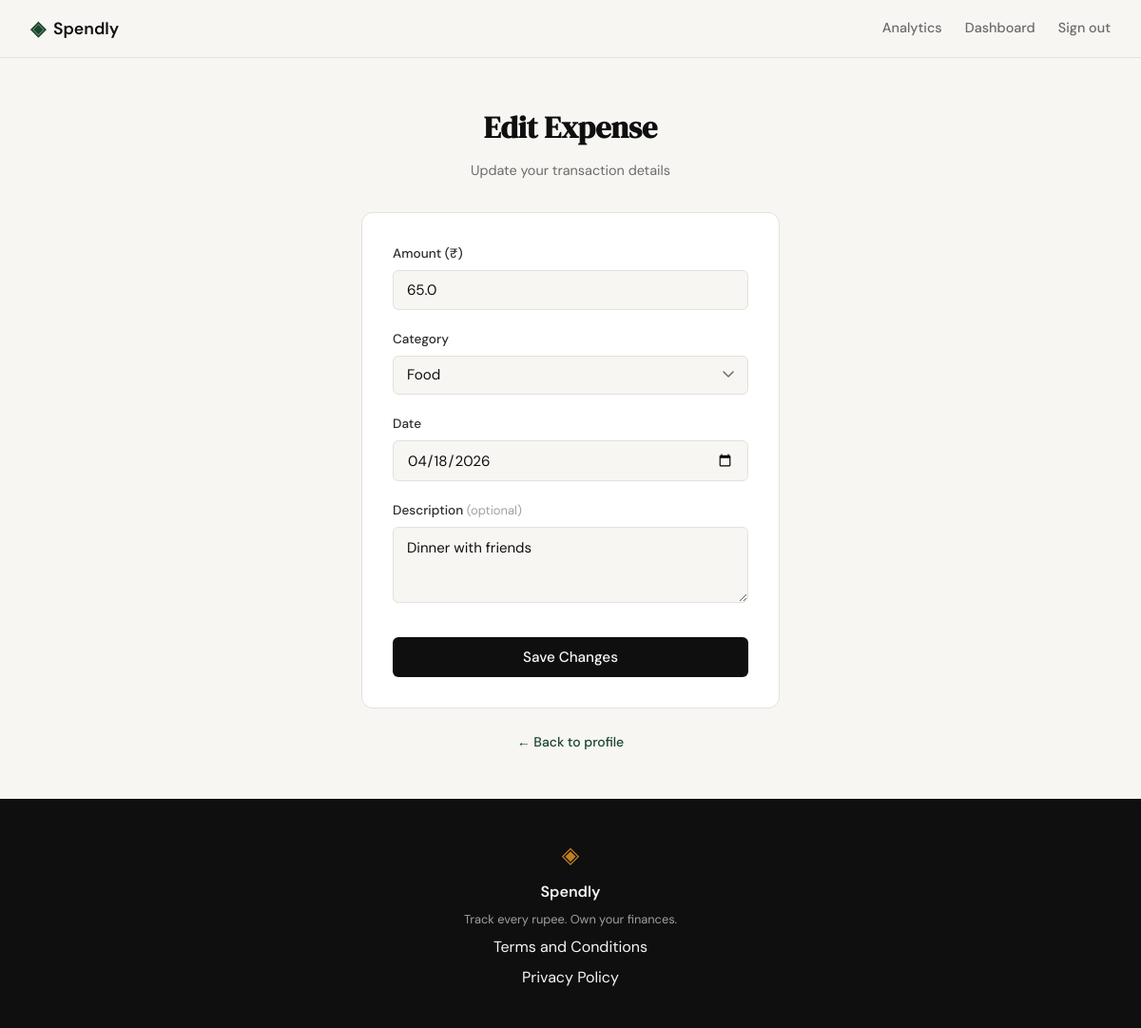
The page /expenses/8/edit (signed in) on the database as committed earlier.
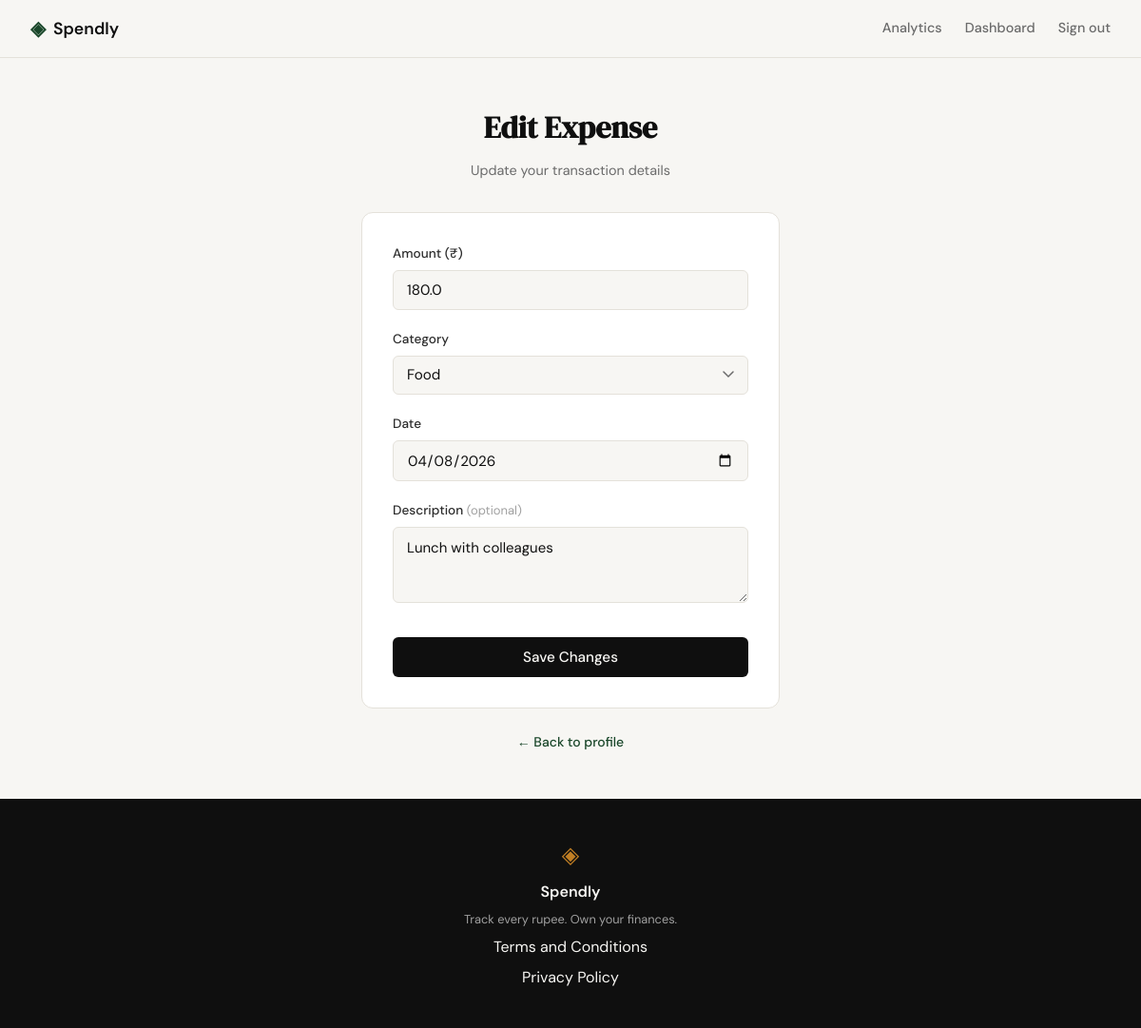
The same page on the database as committed later.
### tables this page shows
CREATE TABLE expenses (
            id          INTEGER PRIMARY KEY AUTOINCREMENT,
            user_id     INTEGER NOT NULL REFERENCES users(id),
            amount      REAL    NOT NULL,
            category    TEXT    NOT NULL,
            date        TEXT    NOT NULL,
            description TEXT,
            created_at  TEXT    DEFAULT (datetime('now'))
        );

### app.py (the view, shortened to what this page needs)
@app.route("/expenses/<int:id>/edit", methods=["GET", "POST"])
def edit_expense(id):
    if not session.get("user_id"):
        return redirect(url_for("login"))
    expense = get_expense_by_id(id, session["user_id"])
    if expense is None:
        abort(404)
    if request.method == "GET":
        return render_template(
            "edit_expense.html",
            expense=expense,
            categories=CATEGORIES,
            form={},
        )

### database/db.py (called while the page is built)
def get_db():
    conn = sqlite3.connect(DB_PATH)
    conn.row_factory = sqlite3.Row
    conn.execute("PRAGMA foreign_keys = ON")
    return conn

### database/queries.py (called while the page is built)
def get_expense_by_id(expense_id, user_id):
    conn = get_db()
    row = conn.execute(
        "SELECT id, amount, category, date, description "
        "FROM expenses WHERE id = ? AND user_id = ?",
        (expense_id, user_id),
    ).fetchone()
    conn.close()
    if row is None:
        return None
    return {
        "id": row["id"],
        "amount": row["amount"],
        "category": row["category"],
        "date": row["date"],
        "description": row["description"] or "",
    }

### templates/edit_expense.html (shortened to what this page needs)
{% extends "base.html" %}
{% block head %}
<link rel="stylesheet" href="{{ url_for('static', filename='css/add_expense.css') }}">
{% endblock %}
{% block content %}
<section class="auth-section">
    <div class="auth-container">
        <div class="auth-header">
            <h1 class="auth-title">Edit Expense</h1>
            <p class="auth-subtitle">Update your transaction details</p>
        </div>
        <div class="auth-card">
            <form method="POST" action="{{ url_for('edit_expense', id=expense.id) }}">
                <div class="form-group">
                    <label for="amount">Amount (₹)</label>
                    <input type="number" id="amount" name="amount"
                           class="form-input"
                           placeholder="0.00"
                           step="0.01" min="0.01"
                           value="{{ form.get('amount', expense.amount) }}"
                           required autofocus>
                </div>
                <div class="form-group">
                    <label for="category">Category</label>
                    {% set selected_cat = form.get('category', expense.category) %}
                    <select id="category" name="category" class="form-input form-select" required>
                        {% for c in categories %}
                        <option value="{{ c }}" {% if selected_cat == c %}selected{% endif %}>{{ c }}</option>
                        {% endfor %}
                    </select>
                </div>
                <div class="form-group">
                    <label for="date">Date</label>
                    <input type="date" id="date" name="date"
                           class="form-input"
                           value="{{ form.get('date', expense.date) }}"
                           required>
                </div>
                <div class="form-group">
                    <label for="description">Description <span class="field-optional">(optional)</span></label>
                    <textarea id="description" name="description"
                              class="form-input form-textarea"
                              placeholder="What was this for?"
                              maxlength="200">{{ form.get('description', expense.description) }}</textarea>
                </div>
                <button type="submit" class="btn-submit">Save Changes</button>
            </form>
        </div>
        <p class="auth-switch">
            <a href="{{ url_for('profile') }}">← Back to profile</a>
        </p>
    </div>
</section>
{% endblock %}

### templates/base.html (shortened to what this page needs)
<!DOCTYPE html>
<html lang="en">
<head>
    <link rel="stylesheet" href="{{ url_for('static', filename='css/style.css') }}">
    {% block head %}{% endblock %}
</head>
<body>
    <nav class="navbar">
        <div class="nav-inner">
            <a href="{{ url_for('landing') }}" class="nav-brand">
                <span class="brand-icon">◈</span>
                <span class="brand-name">Spendly</span>
            </a>
            <div class="nav-links">
                {% if session.user_id %}
                <a href="{{ url_for('analytics') }}" class="{{ 'nav-link-active' if request.endpoint == 'analytics' else '' }}">Analytics</a>
                <a href="{{ url_for('profile') }}" class="{{ 'nav-link-active' if request.endpoint == 'profile' else '' }}">Dashboard</a>
                <a href="{{ url_for('logout') }}">Sign out</a>
                {% else %}
                <a href="{{ url_for('login') }}">Sign in</a>
                <a href="{{ url_for('register') }}" class="nav-cta">Get started</a>
                {% endif %}
            </div>
        </div>
    </nav>
    <main class="main-content">
        {% block content %}{% endblock %}
    </main>
    <footer class="footer">
        <div class="footer-inner">
            <span class="brand-icon">◈</span>
            <span class="footer-name">Spendly</span>
            <p class="footer-copy">Track every rupee. Own your finances.</p>
            <a href="/terms">Terms and Conditions</a>
            <a href="/privacy">Privacy Policy</a>
        </div>
    </footer>
</body>
</html>

### static/css/style.css (style rules this page uses)
:root { --ink: #0f0f0f; --ink-soft: #2d2d2d; --ink-muted: #6b6b6b; --ink-faint: #a0a0a0; --paper: #f7f6f3; --paper-warm: #f0ede6; --paper-card: #ffffff; --accent: #1a472a; --accent-light: #e8f0eb; --accent-2: #c17f24; --accent-2-light: #fdf3e3; --danger: #c0392b; --danger-light: #fdecea; --border: #e4e1da; --border-soft: #eeebe4; --font-display: 'DM Serif Display', Georgia, serif; --font-body: 'DM Sans', system-ui, sans-serif; --max-width: 1200px; --auth-width: 440px; --radius-sm: 6px; --radius-md: 12px; --radius-lg: 20px; }
*, *::before, *::after { box-sizing: border-box; margin: 0; padding: 0; }
html { font-size: 16px; scroll-behavior: smooth; }
body { background: var(--paper); color: var(--ink); font-family: var(--font-body); font-size: 1rem; line-height: 1.6; -webkit-font-smoothing: antialiased; }
a { color: inherit; text-decoration: none; }
.navbar { position: sticky; top: 0; z-index: 100; background: var(--paper); border-bottom: 1px solid var(--border); padding: 0 2rem; }
.nav-inner { max-width: var(--max-width); margin: 0 auto; height: 60px; display: flex; align-items: center; justify-content: space-between; }
.nav-brand { display: flex; align-items: center; gap: 0.5rem; font-family: var(--font-body); font-weight: 600; font-size: 1.1rem; color: var(--ink); }
.brand-icon { color: var(--accent); font-size: 1.3rem; }
.brand-name { color: var(--ink); }
.nav-links { display: flex; align-items: center; gap: 1.5rem; font-size: 0.9rem; font-weight: 500; }
.nav-links a { color: var(--ink-muted); transition: color 0.2s; }
.main-content { min-height: calc(100vh - 60px - 100px); }
.auth-section { min-height: calc(100vh - 60px - 100px); display: flex; align-items: center; justify-content: center; padding: 3rem 2rem; }
.auth-container { width: 100%; max-width: var(--auth-width); }
.auth-header { text-align: center; margin-bottom: 2rem; }
.auth-title { font-family: var(--font-display); font-size: 2rem; color: var(--ink); margin-bottom: 0.5rem; }
.auth-subtitle { font-size: 0.9rem; color: var(--ink-muted); }
.auth-card { background: var(--paper-card); border: 1px solid var(--border); border-radius: var(--radius-md); padding: 2rem; margin-bottom: 1.5rem; }
.form-group { margin-bottom: 1.25rem; }
.form-group label { display: block; font-size: 0.85rem; font-weight: 500; color: var(--ink-soft); margin-bottom: 0.4rem; }
.form-input { width: 100%; padding: 0.6rem 0.875rem; border: 1px solid var(--border); border-radius: var(--radius-sm); font-family: var(--font-body); font-size: 0.95rem; color: var(--ink); background: var(--paper); outline: none; transition: border-color 0.2s; }
.form-input::placeholder { color: var(--ink-faint); }
.btn-submit { width: 100%; padding: 0.7rem; background: var(--ink); color: var(--paper); border: none; border-radius: var(--radius-sm); font-family: var(--font-body); font-size: 0.95rem; font-weight: 500; cursor: pointer; transition: background 0.2s; margin-top: 0.5rem; }
.auth-switch { text-align: center; font-size: 0.875rem; color: var(--ink-muted); }
.auth-switch a { color: var(--accent); font-weight: 500; }
.footer { background: var(--ink); color: var(--paper); padding: 2.5rem 2rem; text-align: center; }
.footer-inner { display: flex; flex-direction: column; align-items: center; gap: 0.4rem; }
.footer .brand-icon { color: var(--accent-2); font-size: 1.5rem; }
.footer-name { font-weight: 600; font-size: 1rem; }
.footer-copy { font-size: 0.8rem; color: var(--ink-faint); }

### static/css/add_expense.css (style rules this page uses)
.form-select { appearance: none; background-repeat: no-repeat; background-position: right 0.875rem center; padding-right: 2.5rem; cursor: pointer; }
.form-textarea { resize: vertical; min-height: 80px; font-family: var(--font-body); font-size: 0.9375rem; line-height: 1.5; }
.field-optional { font-size: 0.8125rem; color: var(--ink-faint); font-weight: 400; }

Rows that differ between the two databases and show on the page:
changed expenses "Food": amount "65.0" → "180.0"; date "04/18/2026" → "04/08/2026"; description "Dinner with friends" → "Lunch with colleagues"
